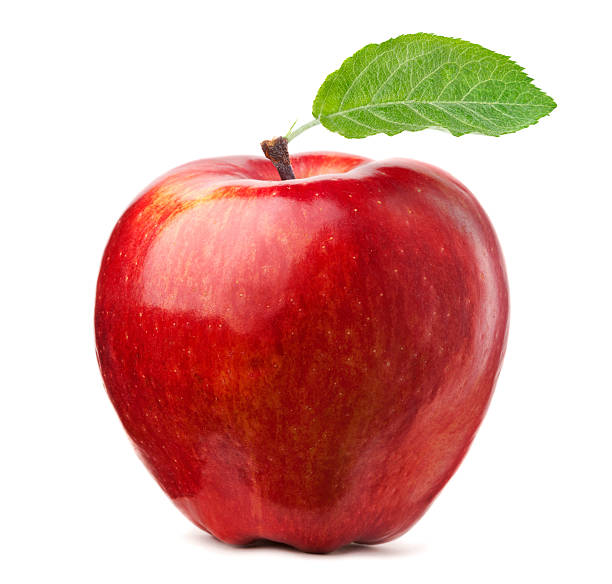
#> input picture workshops/apple.jpg, 612 x 584 px, found by its file name
$ python rotate_np.py
#> lines starting #> are read from the running program, lines starting #| are printed output that depends on the picture
# Copyright 2019 Google LLC
#
# Licensed under the Apache License, Version 2.0 (the "License");
# you may not use this file except in compliance with the License.
# You may obtain a copy of the License at
#
#     https://www.apache.org/licenses/LICENSE-2.0
#
# Unless required by applicable law or agreed to in writing, software
# distributed under the License is distributed on an "AS IS" BASIS,
# WITHOUT WARRANTIES OR CONDITIONS OF ANY KIND, either express or implied.
# See the License for the specific language governing permissions and
# limitations under the License.


import numpy as np
import cv2
from matplotlib import pyplot as plt

# read in the image
image = cv2.imread('apple.jpg')
#> image is the input picture: shape (584, 612, 3); mean B, G, R 166.3, 173.4, 220.6

# rotate the image 90 degrees
rotate = np.rot90(image, 1)
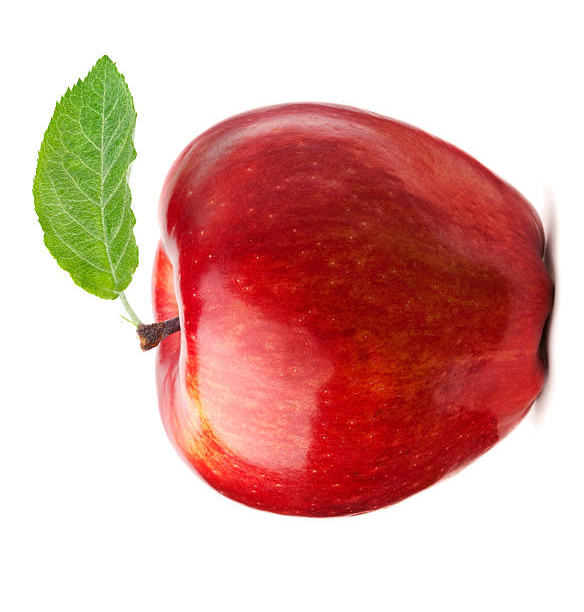
#> rotate: shape (612, 584, 3); mean B, G, R 166.3, 173.4, 220.6
plt.imshow(rotate)

# rotate the image 180 degrees
rotate = np.rot90(image, 2)
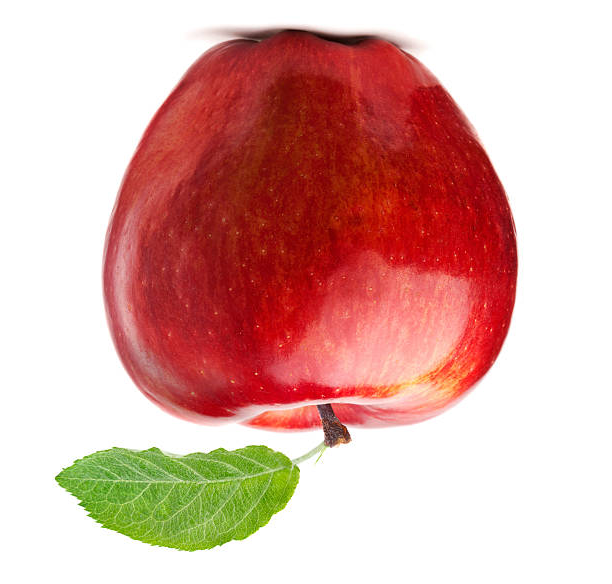
#> rotate: shape (584, 612, 3); mean B, G, R 166.3, 173.4, 220.6
plt.imshow(rotate)

# rotate the image 270 degrees
rotate = np.rot90(image, 3)
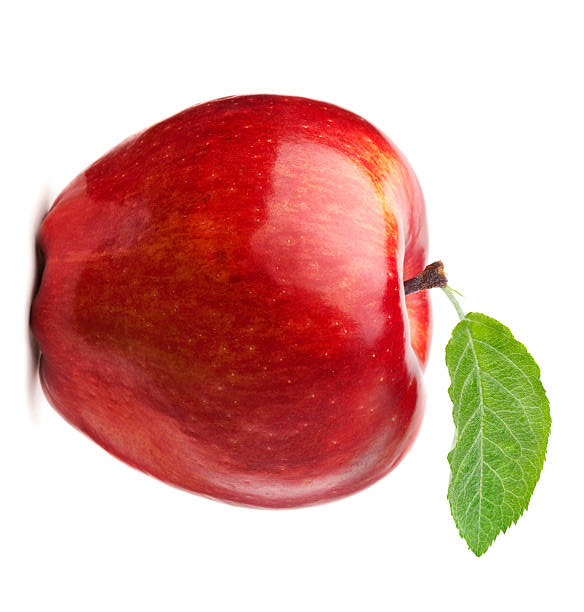
#> rotate: shape (612, 584, 3); mean B, G, R 166.3, 173.4, 220.6
plt.imshow(rotate)
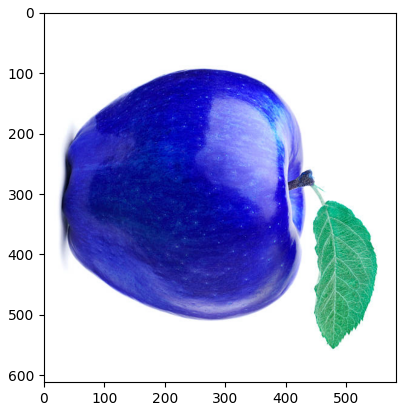
#> figure drawn by matplotlib, 1 panel; B, G, R data is drawn as R, G, B
